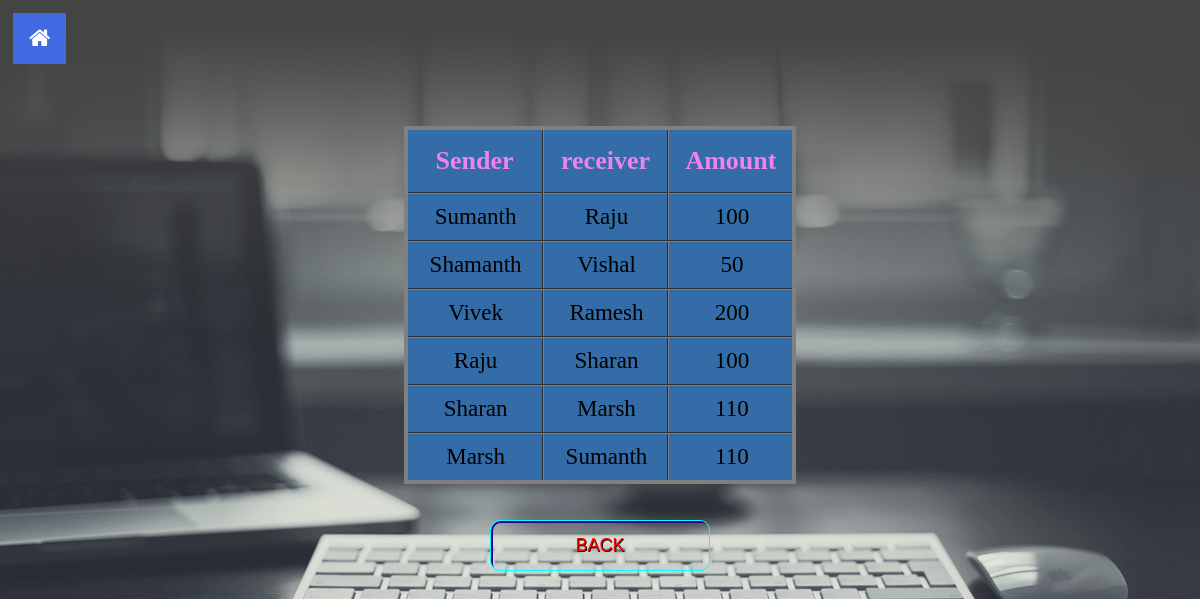
/transaction.php, run on the app's committed database.
### tables this page shows
CREATE TABLE `mini_statement` (
  `sender` varchar(50) NOT NULL,
  `receiver` varchar(50) NOT NULL,
  `amount` double DEFAULT NULL
);

### transaction.php (the view, shortened to what this page needs)
<?php
$con=mysqli_connect('localhost','root','','banking_system');
$q="select *from mini_statement";
$result=mysqli_query($con,$q);
?>
<!DOCTYPE html>
<html>
	<head>
		<link rel="stylesheet" href="https://cdnjs.cloudflare.com/ajax/libs/font-awesome/4.7.0/css/font-awesome.min.css">
		<link rel="stylesheet" href="button.css">
	</head>
	<body>
		<ul class="nav-ul">
	<a href="index.php">
		<li class="nav-li"><button class="btn"><i class="fa fa-home"></i></button></li>
	</a>
	</ul><br><br><br><br><br><br>
		<table class="flat-table-1">
			<tr>
				<th>Sender</th>
				<th>receiver</th>
				<th>Amount</th>
			</tr>
			<tr>
			<?php while($row = $result->fetch_assoc()) { ?>
			<tr>
				<td><?php echo $row["sender"]; ?></td>
				<td><?php echo $row["receiver"]; ?></td>
				<td><?php echo $row["amount"]; ?></td>
			</tr>
			<?php } ?>
		</table>
		<br>
		<br>
		<form action="index.php" method="post">
			<div class="buttons">
				<button class="glow-on-hover" type="submit" name="name">BACK</button>
			</div>
		</form>
	</body>
</html>

### button.css (style rules this page uses)
.glow-on-hover { width: 220px; height: 51px; outline: none; color: red; font-size:18px; background:transparent; text-shadow: 0.7px 0.7px black; overflow: hidden; cursor: pointer; position: relative; z-index: 0; border-radius: 10px; border: 1px solid #00FFFF; }
.glow-on-hover:before { content: ''; background: linear-gradient(45deg, #ff0000, #ff7300, #fffb00, #48ff00, #00ffd5, #002bff, #7a00ff, #ff00c8, #ff0000); position: absolute; top: -2px; left:-2px; background-size: 400%; z-index: -1; filter: blur(5px); width: calc(100% + 4px); height: calc(100% + 4px); animation: glowing 20s linear infinite; opacity: 0; transition: opacity .3s ease-in-out; border-radius: 10px; }
.glow-on-hover:after { z-index: -1; content: ''; position: absolute; width: 100%; height: 100%; left: 0; top: 0; border-radius: 10px; border: 2px solid #28048a; background:transparent; }

### transaction.php (style rules this page uses)
.nav-ul { list-style-type: none; margin: 0; padding: 5px; verflow: hidden; }
.nav-li { float:left; }
body { background-image:url("images/Website-Design-Background.png"); background-repeat: no-repeat; background-size:cover; }
table { text-align:center; margin-left: auto; margin-right: auto; border:4px solid gray; border-collapse:collapse; background: #336ca6; }
th { color:violet; font-size:26px; padding:16px; }
td { font-size:23px; color: ; padding: 10px 20px 10px 22px; }
tr { transition: background 0.3s, box-shadow 0.3s; }
th,td { border-collapse:collapse; border:2px groove gray; }
.btn { background-color:RoyalBlue; border: none; color: white; padding: 12px 16px; font-size: 23px; cursor: pointer; }
.buttons { right:42%; text-align:center; }

### data on the page
mini_statement: sender "Sumanth", receiver "Raju", amount "100"
mini_statement: sender "Shamanth", receiver "Vishal", amount "50"
mini_statement: sender "Vivek", receiver "Ramesh", amount "200"
mini_statement: sender "Raju", receiver "Sharan", amount "100"
mini_statement: sender "Sharan", receiver "Marsh", amount "110"
mini_statement: sender "Marsh", receiver "Sumanth", amount "110"
